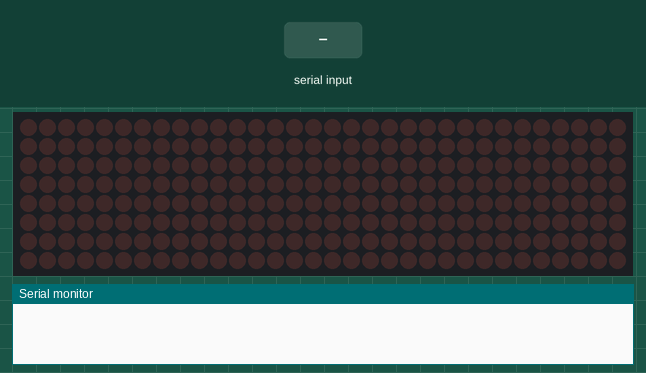
Simulated run of this sketch. Board: Arduino Uno, built with avr-gcc and run on an emulated ATmega328P. Shown: 32×8 LED matrix, the last lines printed to the serial monitor. The inputs (shaded band) are chosen by the test bench.

Above: at 1.2 s.
1.3 s: ".#" received over the second serial link
At 2.5 s:
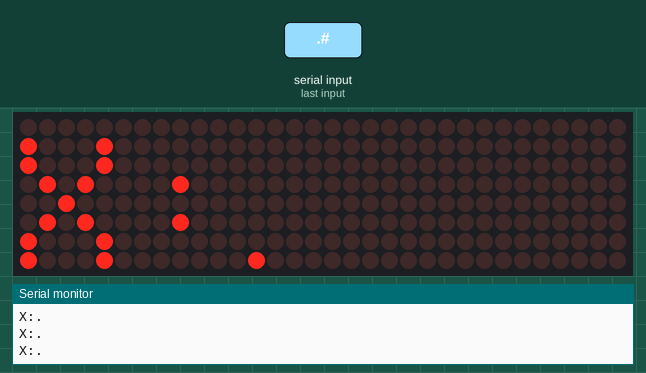
2.8 s: ":#" received over the second serial link
At 4.0 s:
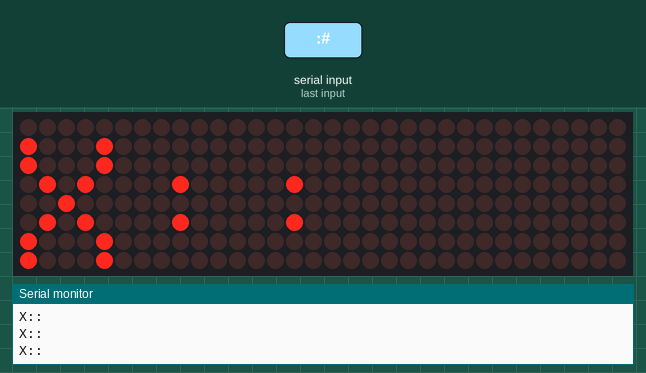
4.3 s: ">#" received over the second serial link
At 5.5 s:
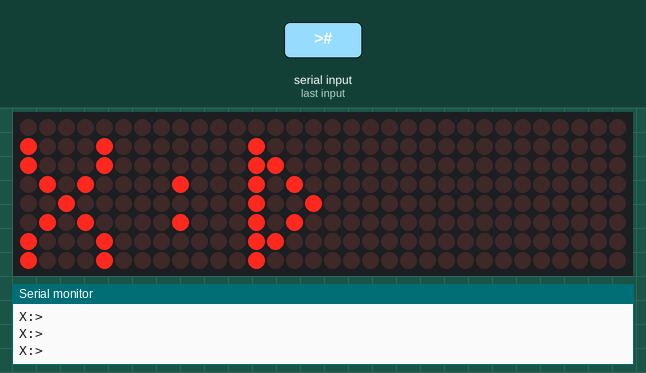
5.8 s: "90 45#" received over the second serial link
At 6.3 s:
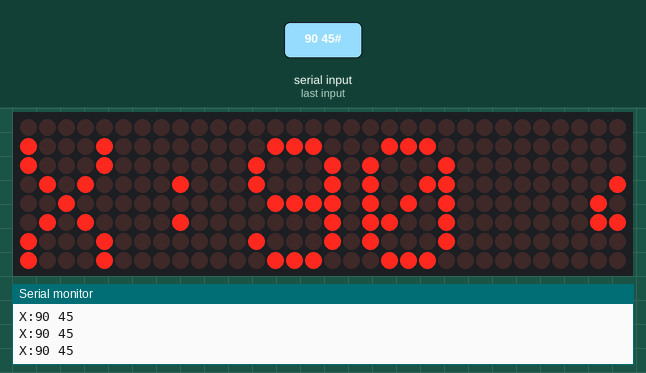
7.4 s: "30 150#" received over the second serial link
At 8.6 s:
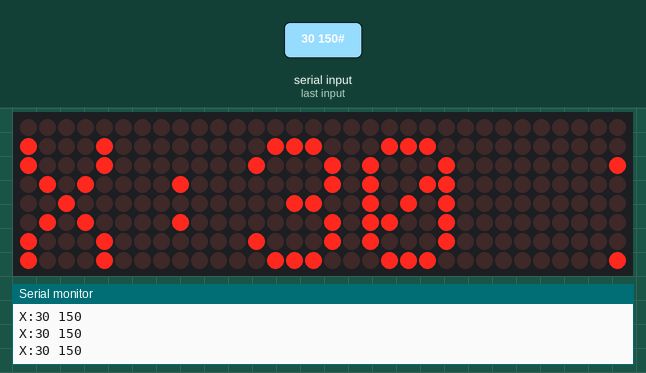
9.0 s: "1#" received over the second serial link
At 10.4 s:
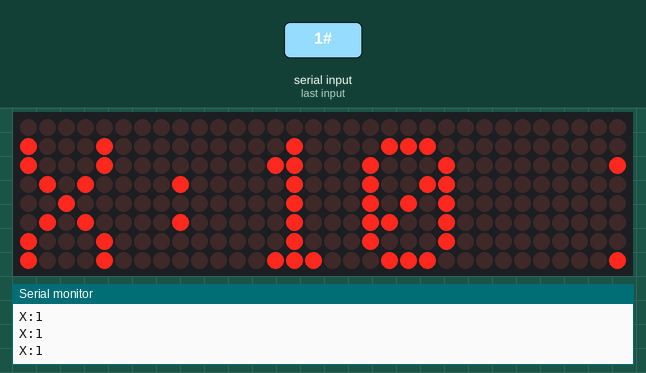
Timing chart, 0 to 11.6 s (numbered marks = the images above; inputs shaded):
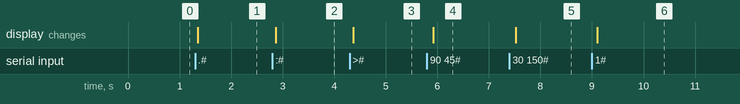

Measured:
- after the input at 1.3 s, the display: changes after 0.05 s (image 1)
- after the input at 2.8 s, the display: changes after 0.06 s (image 2)
- after the input at 4.3 s, the display: changes after 0.07 s (image 3)
- after the input at 5.8 s, the display: changes after 0.12 s (image 4)
- after the input at 7.4 s, the display: changes after 0.12 s (image 5)
- after the input at 9.0 s, the display: changes after 0.10 s (image 6)

The sketch:

Assignment_5_Receiver.ino
```cpp
#include <SoftwareSerial.h>
#include "FontLEDClock.h" // Font library
#include "LedControl.h"

SoftwareSerial mySerial(2, 3); // SoftwareSerial(rxPin, txPin)
String inputString = "";
String curInput = "";
String Axis = "X:";
String Input = "";

LedControl lc=LedControl(12,11,10,4);  // DIN,CLK,CS,Number of LED Module
unsigned long delaytime=50;  // time to updates of the display
void plot (uint8_t xx, uint8_t yy, uint8_t value) {

  //select which matrix depending on the x coord
  uint8_t address;
  if (xx >= 0 && xx <= 7)   { address = 3; }
  if (xx >= 8 && xx <= 15)  { address = 2; xx = xx - 8; }
  if (xx >= 16 && xx <= 23) { address = 1; xx = xx - 16;}
  if (xx >= 24 && xx <= 31) { address = 0; xx = xx - 24;}

  if (value == 1) {
    lc.setLed(address, yy, xx, true);
  } else {
    lc.setLed(address, yy, xx, false);
  }
}

void print_normal_char(uint8_t x, uint8_t y, char c)
{
  uint8_t dots;
  if (c >= 'A' && c <= 'Z' ) { c &= 0x1F; }  // A-Z maps to 1-26
  else if (c >= 'a' && c <= 'z') { c = (c - 'a') + 41; }  // A-Z maps to 41-67
  else if (c >= '0' && c <= '9') { c = (c - '0') + 31; }
  else if (c == ' ') { c = 0; } // space
  else if (c == '.') { c = 27; } // full stop
  else if (c == '\'') { c = 28; } // single quote mark
  else if (c == ':') { c = 29; } // clock_mode selector arrow
  else if (c == '>') { c = 30; } // clock_mode selector arrow
  else if (c >= -80 && c <= -67) { c *= -1; }

  for (uint8_t col = 0; col < 5; col++) {
    dots = pgm_read_byte_near(&myfont[c][col]);
    for (uint8_t row = 0; row < 7; row++) {
      if (dots & (64 >> row)) {   // only 7 rows.
        plot(x + col, y + row, 1);
      } else {
        plot(x + col, y + row, 0);
      }
    }
  }
}

void setup()
{
  Serial.begin(9600);
  mySerial.begin(2400);

  int devices=lc.getDeviceCount();
  for(int address=0;address<devices;address++) {
    lc.shutdown(address,false);
    lc.setIntensity(address,8);
    lc.clearDisplay(address);
  }
}

void loop()
{
  int i = 0;
  if (mySerial.available()) {
    Input = mySerial.readStringUntil('#');
    curInput = Axis + Input;
  }
  while (curInput[i] != '\0') {
    print_normal_char((i * 6), 1, curInput[i]);
    i++;
  }
  Serial.println(curInput);
}

bool isReceiving = false;

void serialEvent() {
  while (Serial.available()) // recheck serial is available
  {
    char inChar = (char) Serial.read(); // get the new byte:
    inputString += inChar; // add it to the inputString:
  }
}
```

Source omitted: FontLEDClock.h (data table, 5364 bytes)
